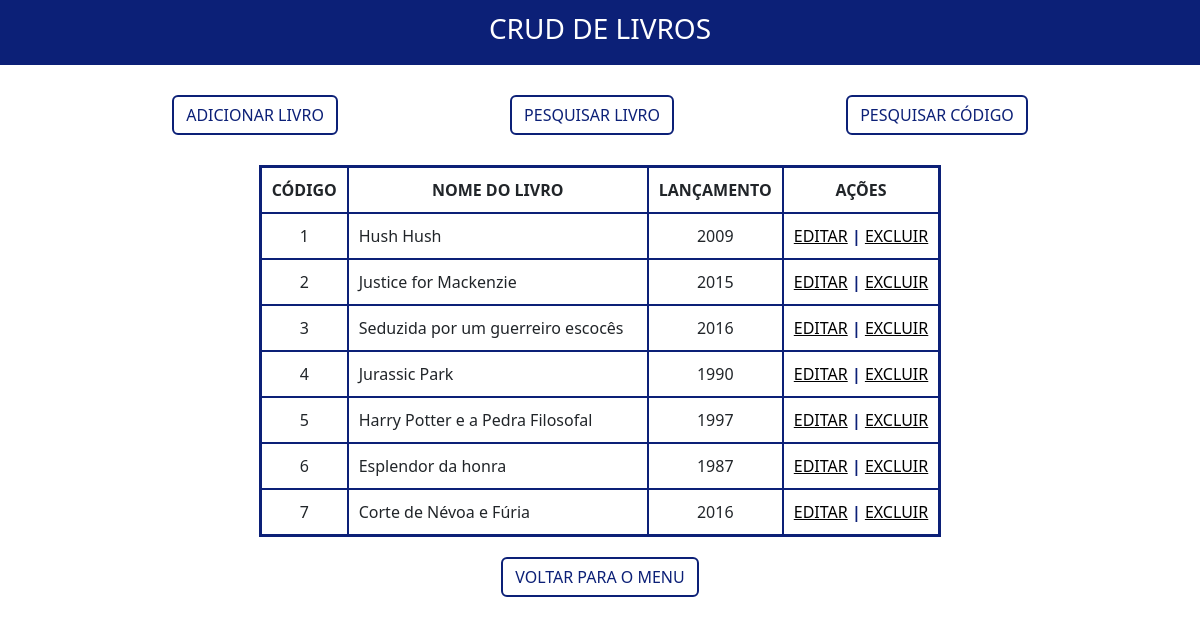
The app's page /livro/index.php with its own data.
### tables this page shows
CREATE TABLE `tblivro` (
  `codLivro` int(11) NOT NULL,
  `nomeLivro` varchar(100) DEFAULT NULL,
  `anoLancamento` int(11) DEFAULT NULL
);

### livro/index.php (the view, shortened to what this page needs)
<!DOCTYPE html>
<html lang="pt-BR">
<head>
    <link href="https://cdn.jsdelivr.net/npm/bootstrap@5.3.3/dist/css/bootstrap.min.css" rel="stylesheet"
>
    <link rel="stylesheet" href="https://cdn.jsdelivr.net/npm/bootstrap-icons@1.8.1/font/bootstrap-icons.css">
    <link rel="stylesheet" href="css/style.css">
</head>
<body>
    <header>
        <h3 class="fs-3 text-uppercase text-center" style="color: white;">CRUD de Livros</h3>
    </header>
    <div class="d-flex justify-content-evenly">
        <a href="cadastroLivro.php" class="btn btn-outline-primary">ADICIONAR LIVRO</a>
        <a href="buscaLivro.php" class="btn btn-outline-primary">PESQUISAR LIVRO</a>
        <a href="buscarCodigo.php" class="btn btn-outline-primary">PESQUISAR CÓDIGO</a>
    </div>
    <div class="d-flex justify-content-center" style="margin-top: 30px;">
        <table>
            <tr>
                <th style='text-align: center;'>CÓDIGO</th>
                <th style='text-align: center;'>NOME DO LIVRO</th>
                <th style='text-align: center;'>LANÇAMENTO</th>
                <th style='text-align: center;'>AÇÕES</th>
            </tr>
            <?php
                include("conn.php");
                $stmt = $pdo->query("SELECT * FROM tbLivro");
                while ($row = $stmt->fetch()) {
                    echo"<tr>";
                    echo "<td style='text-align: center;'>{$row['codLivro']}</td>";
                    echo "<td style='width: 300px;'>{$row['nomeLivro']}</td>";
                    echo "<td style='text-align: center;'>{$row['anoLancamento']}</td>";
                    echo"<td>
                        <a style='color: black;' href='editar.php?id={$row['codLivro']}'>EDITAR</a> <span style='font-weight: bold; color: #0c2077;'>  |  </span>
                        <a style='color: black;' href='excluir.php?id={$row['codLivro']}'>EXCLUIR</a>
                        </td>";
                    echo"</tr>";
                }
            ?>
        </table>
    </div>
    <footer class=" d-flex justify-content-center">
        <br><a class="btnVoltar btn btn-outline-primary" href="\livros\index.php">VOLTAR PARA O MENU</a>
    </footer>
</body>
</html>

### livro/css/style.css (style rules this page uses)
* { margin: 0; padding: 0; }
header { display: flex; justify-content: center; align-items: center; background-color: #0c2077; height: 65px; margin-bottom: 30px; }
.btn { border: 2px #0c2077 solid; color: #0c2077; }
footer { display: flex; justify-content: center; align-items: center; margin-top: 20px; }
table { border: 3px #0c2077 solid; }
table td { padding: 10px; border-right: 2px #0c2077 solid; border-top: 2px #0c2077 solid; }
table th { padding: 10px; border-right: 2px #0c2077 solid; border-bottom: 2px #0c2077 solid; }
table th:last-child { border-right: none; }
table td:last-child { border-right: none; }

### records on screen
tblivro: codLivro "1", nomeLivro "Hush Hush", anoLancamento "2009"
tblivro: codLivro "2", nomeLivro "Justice for Mackenzie", anoLancamento "2015"
tblivro: codLivro "3", nomeLivro "Seduzida por um guerreiro escocês", anoLancamento "2016"
tblivro: codLivro "4", nomeLivro "Jurassic Park", anoLancamento "1990"
tblivro: codLivro "5", nomeLivro "Harry Potter e a Pedra Filosofal", anoLancamento "1997"
tblivro: codLivro "6", nomeLivro "Esplendor da honra", anoLancamento "1987"
tblivro: codLivro "7", nomeLivro "Corte de Névoa e Fúria", anoLancamento "2016"
